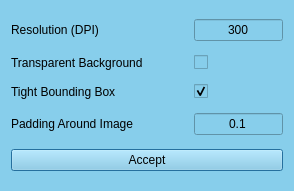
<?xml version="1.0" encoding="UTF-8"?>
<ui version="4.0">
 <class>Dialog</class>
 <widget class="QDialog" name="Dialog">
  <property name="geometry">
   <rect>
    <x>0</x>
    <y>0</y>
    <width>294</width>
    <height>191</height>
   </rect>
  </property>
  <property name="windowTitle">
   <string>Dialog</string>
  </property>
  <property name="styleSheet">
   <string notr="true">/* Background color for main window*/
background-color: #87CEEB


</string>
  </property>
  <layout class="QGridLayout" name="gridLayout">
   <item row="0" column="0">
    <layout class="QHBoxLayout" name="horizontalLayout">
     <item>
      <widget class="QLabel" name="label">
       <property name="minimumSize">
        <size>
         <width>177</width>
         <height>0</height>
        </size>
       </property>
       <property name="text">
        <string>Resolution (DPI)</string>
       </property>
      </widget>
     </item>
     <item>
      <widget class="QLineEdit" name="resolution">
       <property name="text">
        <string>300</string>
       </property>
       <property name="alignment">
        <set>Qt::AlignCenter</set>
       </property>
      </widget>
     </item>
    </layout>
   </item>
   <item row="2" column="0">
    <layout class="QHBoxLayout" name="horizontalLayout_3">
     <item>
      <widget class="QLabel" name="label_3">
       <property name="minimumSize">
        <size>
         <width>177</width>
         <height>0</height>
        </size>
       </property>
       <property name="text">
        <string>Tight Bounding Box</string>
       </property>
      </widget>
     </item>
     <item>
      <widget class="QCheckBox" name="tight">
       <property name="text">
        <string/>
       </property>
       <property name="checked">
        <bool>true</bool>
       </property>
      </widget>
     </item>
    </layout>
   </item>
   <item row="1" column="0">
    <layout class="QHBoxLayout" name="horizontalLayout_2">
     <item>
      <widget class="QLabel" name="label_2">
       <property name="minimumSize">
        <size>
         <width>177</width>
         <height>0</height>
        </size>
       </property>
       <property name="text">
        <string>Transparent Background</string>
       </property>
      </widget>
     </item>
     <item>
      <widget class="QCheckBox" name="transparent">
       <property name="text">
        <string/>
       </property>
       <property name="checked">
        <bool>false</bool>
       </property>
      </widget>
     </item>
    </layout>
   </item>
   <item row="3" column="0">
    <layout class="QHBoxLayout" name="horizontalLayout_4">
     <item>
      <widget class="QLabel" name="label_4">
       <property name="minimumSize">
        <size>
         <width>177</width>
         <height>0</height>
        </size>
       </property>
       <property name="text">
        <string>Padding Around Image</string>
       </property>
      </widget>
     </item>
     <item>
      <widget class="QLineEdit" name="padding">
       <property name="text">
        <string>0.1</string>
       </property>
       <property name="alignment">
        <set>Qt::AlignCenter</set>
       </property>
      </widget>
     </item>
    </layout>
   </item>
   <item row="4" column="0">
    <widget class="QPushButton" name="accept">
     <property name="text">
      <string>Accept</string>
     </property>
    </widget>
   </item>
  </layout>
 </widget>
 <resources/>
 <connections/>
</ui>
